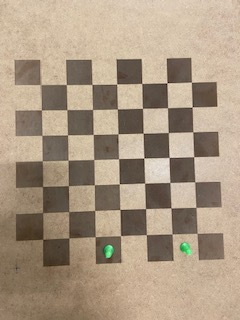
#> input picture images_test/IMG_1062.jpg, 240 x 320 px
$ python findSquareCorners.py
#> lines starting #> are read from the running program, lines starting #| are printed output that depends on the picture; after the words box and inside, x2 and y2 are one past the last pixel; in counts of white or black regions, pixels touching at a corner belong together
import numpy as np
import cv2

img = cv2.imread('./images_test/IMG_1062.jpg')
#> img is the input picture: shape (320, 240, 3); mean B, G, R 130.5, 151.6, 169.8
gray = cv2.cvtColor(img,cv2.COLOR_BGR2GRAY)
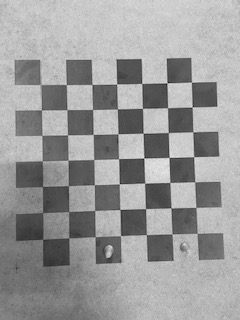
#> gray: shape (320, 240); min 8, max 230, mean 154.6

gray = np.float32(gray)
dst = cv2.cornerHarris(gray,2,3,0.04)
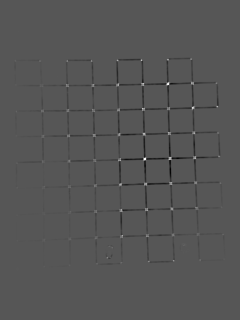
#> dst: shape (320, 240) float32; min -13129554, max 25494212, mean -151711.6; drawn with min black and max white
dst = cv2.dilate(dst,None)
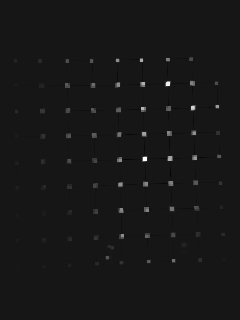
#> dst: shape (320, 240) float32; min -2424597.5, max 25494212, mean 128557.4; drawn with min black and max white
ret, dst = cv2.threshold(dst,0.01*dst.max(),255,0)
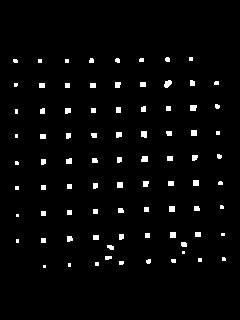
#> dst: shape (320, 240) float32; 2.7% white; 83 white regions (25 under 20 px), largest, box (x1, y1, x2, y2) and area: (164, 80, 172, 88) 45, (190, 105, 197, 111) 39, (141, 131, 147, 138) 39
#> ret = 254942.1
dst = np.uint8(dst)

ret, labels, stats, centroids = cv2.connectedComponentsWithStats(dst)
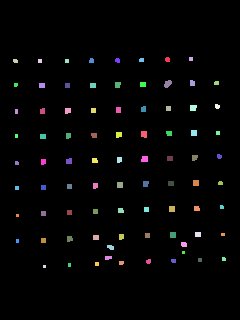
#> labels: shape (320, 240) int32; 84 distinct labels, from 0 to 83; one colour per label, 0 black
#> ret = 84; stats = 84 rows, first 6: [0, 0, 240, 320, 74739], [165, 57, 5, 5, 22], [189, 57, 4, 4, 16], [13, 59, 5, 4, 18], [38, 59, 4, 4, 16], [65, 59, 4, 4, 16]; centroids = 84 pairs, first value 15 to 223.4, second value 58.5 to 266

criteria = (cv2.TERM_CRITERIA_EPS + cv2.TERM_CRITERIA_MAX_ITER, 100, 0.001)

corners = cv2.cornerSubPix(gray,np.float32(centroids),(5,5),(-1,-1),criteria)
#> corners = 84 pairs, first value 14.06 to 223.9, second value 57.46 to 265.9

centroids = np.int0(centroids)
#> centroids = 84 pairs, first value 15 to 223, second value 58 to 266
corners = np.int0(corners)
#> corners = 84 pairs, first value 14 to 223, second value 57 to 265
for corner in corners:
    img[corner[1], corner[0]] = [0,255,0]
#> this loop made 84 passes
#> corner on passes 1 to 12: [118, 158], [166, 58], [190, 57], [14, 59], [39, 59], [65, 59], [91, 59], [116, 58], [141, 58], [166, 82], [191, 82], [216, 81]
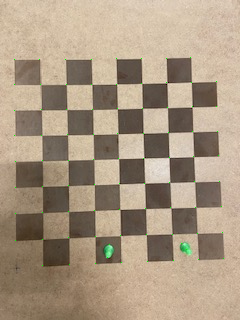
#> img: shape (320, 240, 3); 0.11% of pixels changed, all inside (x1, y1, x2, y2) = (14, 57, 224, 266)
cv2.imwrite('subpixel5.png',img)

$ run again, with images_test/IMG_1064.jpg copied over images_test/IMG_1062.jpg
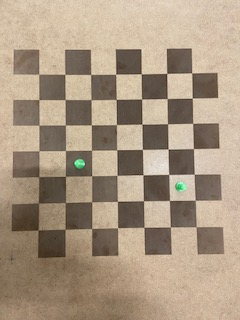
#> input picture images_test/IMG_1064.jpg, 240 x 320 px
#> img is the input picture: shape (320, 240, 3); mean B, G, R 130.2, 151.4, 169.6
#> `ret, dst = cv2.threshold(dst,0.01*dst.max(),255,0)`:
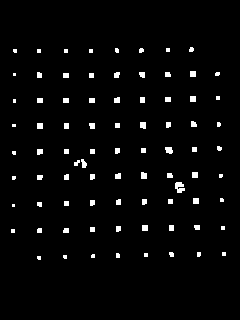
#> dst: shape (320, 240) float32; 2.7% white; 82 white regions (26 under 20 px), largest, box (x1, y1, x2, y2) and area: (175, 182, 185, 193) 78, (165, 147, 173, 154) 45, (140, 122, 146, 129) 39
#> `ret, dst = cv2.threshold(dst,0.01*dst.max(),255,0)`: ret = 221255.4
#> labels: shape (320, 240) int32; 83 distinct labels, from 0 to 82
#> `ret, labels, stats, centroids = cv2.connectedComponentsWithStats(dst)`: ret = 83; stats = 83 rows, first 6: [0, 0, 240, 320, 74710], [189, 47, 5, 5, 21], [13, 49, 4, 4, 15], [37, 49, 4, 4, 16], [64, 49, 4, 4, 16], [89, 49, 4, 4, 16]; centroids = 83 pairs, first value 12.5 to 223.5, second value 49.14 to 257.4
#> `corners = cv2.cornerSubPix(gray,np.float32(centroids),(5,5),(-1,-1),cr..`: corners = 83 pairs, first value 11.24 to 223.6, second value 48.02 to 257.2
#> `centroids = np.int0(centroids)`: centroids = 83 pairs, first value 12 to 223, second value 49 to 257
#> `corners = np.int0(corners)`: corners = 83 pairs, first value 11 to 223, second value 48 to 257
#> the loop `for corner in corners:` made 83 passes
#> corner on passes 1 to 8: [119, 159], [191, 48], [13, 49], [38, 49], [64, 49], [90, 49], [115, 48], [140, 48]
#> after the loop `for corner in corners:`:
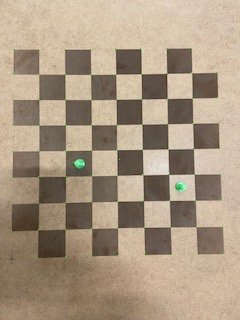
#> img: shape (320, 240, 3); 0.11% of pixels changed, all inside (x1, y1, x2, y2) = (11, 48, 224, 258)

$ run again, with images_test/IMG_1065.jpg copied over images_test/IMG_1062.jpg
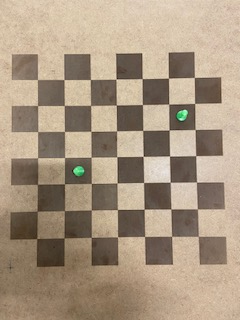
#> input picture images_test/IMG_1065.jpg, 240 x 320 px
#> img is the input picture: shape (320, 240, 3); mean B, G, R 129.3, 150.5, 168.7
#> `ret, dst = cv2.threshold(dst,0.01*dst.max(),255,0)`:
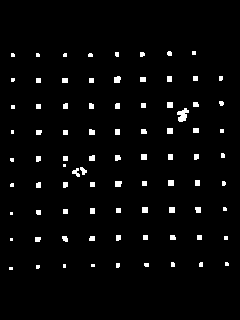
#> dst: shape (320, 240) float32; 2.8% white; 84 white regions (29 under 20 px), largest, box (x1, y1, x2, y2) and area: (177, 108, 189, 122) 104, (114, 76, 121, 83) 42, (72, 168, 80, 177) 40
#> `ret, dst = cv2.threshold(dst,0.01*dst.max(),255,0)`: ret = 211374.1
#> labels: shape (320, 240) int32; 85 distinct labels, from 0 to 84
#> `ret, labels, stats, centroids = cv2.connectedComponentsWithStats(dst)`: ret = 85; stats = 85 rows, first 6: [0, 0, 240, 320, 74676], [167, 51, 5, 5, 22], [192, 51, 4, 4, 16], [11, 53, 4, 4, 15], [36, 53, 4, 4, 15], [63, 53, 4, 4, 15]; centroids = 85 pairs, first value 10.5 to 226.4, second value 52.5 to 268
#> `corners = cv2.cornerSubPix(gray,np.float32(centroids),(5,5),(-1,-1),cr..`: corners = 85 pairs, first value 9.64 to 226.5, second value 51.54 to 267.9
#> `centroids = np.int0(centroids)`: centroids = 85 pairs, first value 10 to 226, second value 52 to 268
#> `corners = np.int0(corners)`: corners = 85 pairs, first value 9 to 226, second value 51 to 267
#> the loop `for corner in corners:` made 85 passes
#> corner on passes 1 to 8: [116, 156], [168, 52], [193, 51], [11, 53], [37, 53], [63, 53], [89, 53], [115, 53]
#> after the loop `for corner in corners:`:
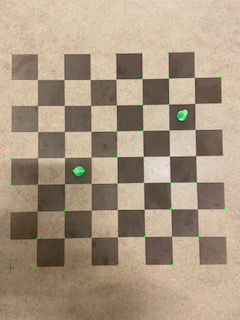
#> img: shape (320, 240, 3); 0.11% of pixels changed, all inside (x1, y1, x2, y2) = (9, 51, 227, 268)
